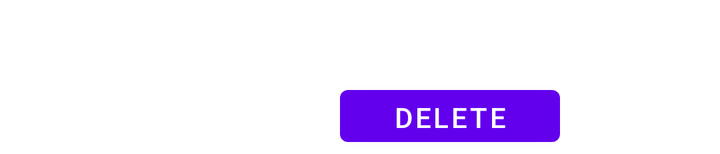
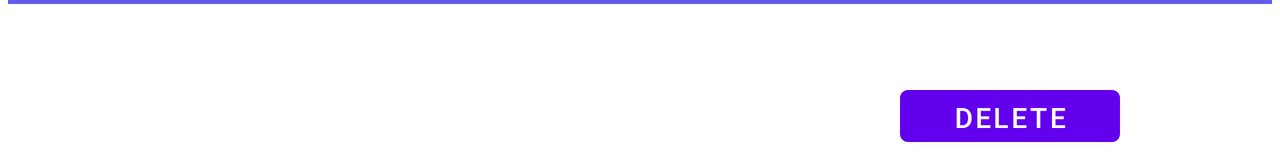

The same Android screen from two of the app's own layout files: first res/layout/ as a phone draws it, then the repository's variant for another configuration, drawn on a device whose configuration selects that folder. Both files follow.
<!-- AndroidManifest.xml: application theme Theme.MyStartKotlin -->
<!-- res/layout/event_item.xml -->
<?xml version="1.0" encoding="utf-8"?>
<androidx.constraintlayout.widget.ConstraintLayout
    xmlns:android="http://schemas.android.com/apk/res/android"
    xmlns:app="http://schemas.android.com/apk/res-auto"
    xmlns:tools="http://schemas.android.com/tools"
    android:layout_width="match_parent"
    android:layout_height="wrap_content">

    <TextView
        android:id="@+id/number"
        android:layout_width="wrap_content"
        android:layout_height="wrap_content"
        android:layout_marginLeft="10dp"
        android:layout_marginTop="10dp"
        app:layout_constraintStart_toStartOf="parent"
        app:layout_constraintTop_toTopOf="parent" />

    <TextView
        android:id="@+id/description"
        android:layout_width="357dp"
        android:layout_height="wrap_content"
        android:layout_marginStart="10dp"
        android:layout_marginLeft="10dp"
        android:layout_marginTop="15dp"
        app:layout_constraintStart_toEndOf="@+id/number"
        app:layout_constraintTop_toTopOf="parent" />

    <TextView
        android:id="@+id/timeDate"
        android:layout_width="wrap_content"
        android:layout_height="wrap_content"
        android:layout_marginTop="13dp"
        android:layout_marginEnd="45dp"
        android:layout_marginRight="45dp"
        app:layout_constraintEnd_toEndOf="parent"
        app:layout_constraintTop_toBottomOf="@+id/description" />

    <Button
        android:id="@+id/buttonDelete"
        android:layout_width="110dp"
        android:layout_height="38dp"
        android:layout_marginTop="5dp"
        android:layout_marginEnd="35dp"
        android:layout_marginRight="35dp"
        android:onClick="goToMainActivityWithEvent"
        android:text="Delete"
        app:layout_constraintEnd_toStartOf="@+id/timeDate"
        app:layout_constraintTop_toBottomOf="@+id/description"
        tools:ignore="HardcodedText" />

</androidx.constraintlayout.widget.ConstraintLayout>
<!-- resources referenced by this layout -->
<resources>
  <style name="Theme.MyStartKotlin" parent="Theme.MaterialComponents.DayNight.DarkActionBar">
          
          <item name="colorPrimary">@color/purple_500</item>
          <item name="colorPrimaryVariant">@color/purple_700</item>
          <item name="colorOnPrimary">@color/white</item>
          
          <item name="colorSecondary">@color/teal_200</item>
          <item name="colorSecondaryVariant">@color/teal_700</item>
          <item name="colorOnSecondary">@color/black</item>
          
          <item name="android:statusBarColor" tools:targetApi="l">?attr/colorPrimaryVariant</item>
          
      </style>
</resources>
<!-- res/layout-land/event_item.xml (the repository's variant of the layout above) -->
<!-- drawn on the phone turned sideways -->
<?xml version="1.0" encoding="utf-8"?>
<androidx.constraintlayout.widget.ConstraintLayout
    xmlns:android="http://schemas.android.com/apk/res/android"
    xmlns:app="http://schemas.android.com/apk/res-auto"
    xmlns:tools="http://schemas.android.com/tools"
    android:layout_width="match_parent"
    android:layout_height="wrap_content">

    <TextView
        android:id="@+id/number"
        android:layout_width="wrap_content"
        android:layout_height="wrap_content"
        android:layout_marginLeft="10dp"
        android:layout_marginTop="10dp"
        app:layout_constraintStart_toStartOf="parent"
        app:layout_constraintTop_toTopOf="parent" />

    <TextView
        android:id="@+id/description"
        android:layout_width="670dp"
        android:layout_height="wrap_content"
        android:layout_marginStart="10dp"
        android:layout_marginLeft="10dp"
        android:layout_marginTop="15dp"
        app:layout_constraintStart_toEndOf="@+id/number"
        app:layout_constraintTop_toTopOf="parent" />

    <TextView
        android:id="@+id/timeDate"
        android:layout_width="wrap_content"
        android:layout_height="wrap_content"
        android:layout_marginTop="13dp"
        android:layout_marginEnd="45dp"
        android:layout_marginRight="45dp"
        app:layout_constraintEnd_toEndOf="parent"
        app:layout_constraintTop_toBottomOf="@+id/description" />

    <Button
        android:id="@+id/buttonDelete"
        android:layout_width="110dp"
        android:layout_height="38dp"
        android:layout_marginTop="5dp"
        android:layout_marginEnd="35dp"
        android:layout_marginRight="35dp"
        android:onClick="goToMainActivityWithEvent"
        android:text="@string/buttonNameDelete"
        app:layout_constraintEnd_toStartOf="@+id/timeDate"
        app:layout_constraintTop_toBottomOf="@+id/description"
        tools:ignore="HardcodedText" />

    <View
        android:layout_width="match_parent"
        android:layout_height="2dp"
        android:background="#655beb"
        android:layout_marginLeft="4dp"
        android:layout_marginRight="4dp"
        tools:ignore="MissingConstraints" />

</androidx.constraintlayout.widget.ConstraintLayout>
<!-- resources referenced by the variant -->
<!-- as the phone turned sideways resolves them -->
<resources>
  <string name="buttonNameDelete">Delete</string>
  
      //add event activity
  <style name="Theme.MyStartKotlin" parent="Theme.MaterialComponents.DayNight.DarkActionBar">
          
          <item name="colorPrimary">@color/purple_500</item>
          <item name="colorPrimaryVariant">@color/purple_700</item>
          <item name="colorOnPrimary">@color/white</item>
          
          <item name="colorSecondary">@color/teal_200</item>
          <item name="colorSecondaryVariant">@color/teal_700</item>
          <item name="colorOnSecondary">@color/black</item>
          
          <item name="android:statusBarColor" tools:targetApi="l">?attr/colorPrimaryVariant</item>
          
      </style>
</resources>
